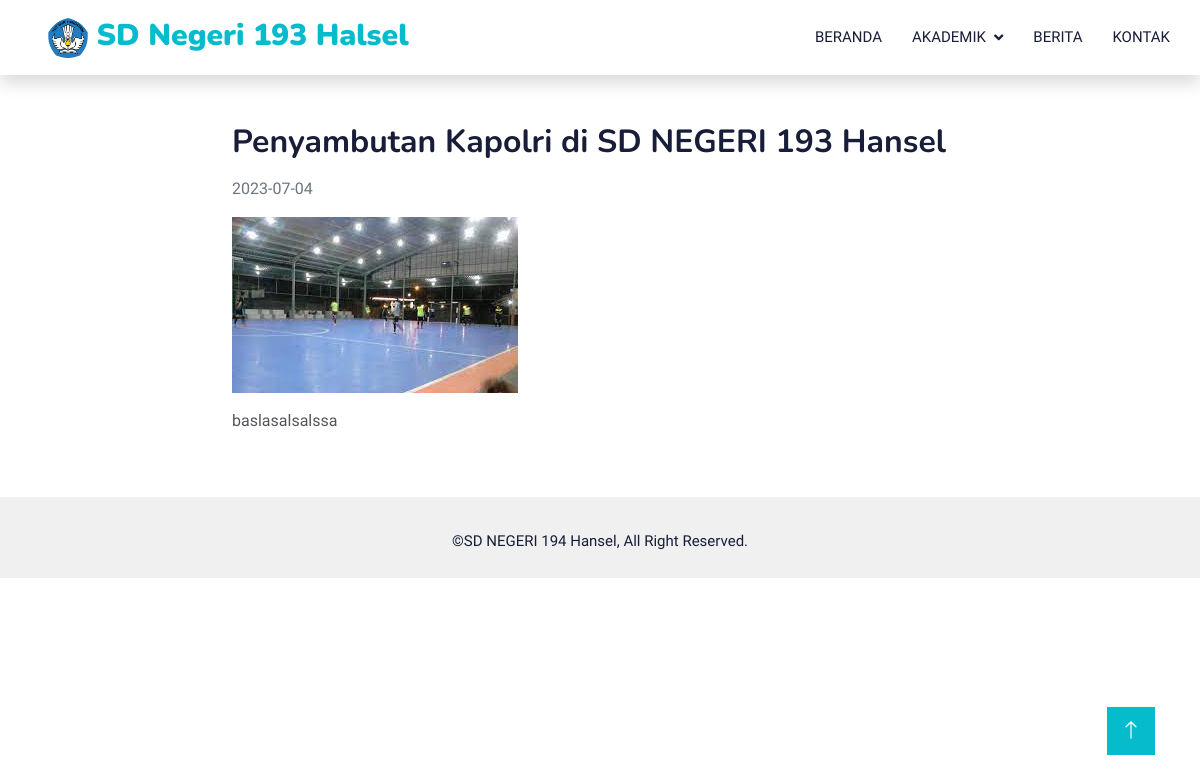
/index.php?p=beritadetail&id=2, run on the app's committed database.
### tables this page shows
CREATE TABLE `tb_berita` (
  `id_berita` int(30) NOT NULL,
  `judul` varchar(255) NOT NULL,
  `tgl_publish` date NOT NULL,
  `deskripsi` varchar(9999) NOT NULL,
  `foto` text NOT NULL
);

### beritadetail.php (the view)
<?php
require_once "connections/connections.php";
if (isset($_GET['id'])) {
    $id_berita = $_GET['id'];
    $query = "SELECT * FROM tb_berita WHERE id_berita = '$id_berita'";
    $result = $conn->query($query);
    if ($result->num_rows > 0) {
        $row = $result->fetch_assoc();
        $judul = $row['judul'];
        $tgl_publish = $row['tgl_publish'];
        $deskripsi = $row['deskripsi'];
        $foto = $row['foto'];
?>
        <div class="container mt-5">
            <div class="row">
                <div class="col-md-8 offset-md-2">
                    <h2 class="mb-3"><?php echo $judul; ?></h2>
                    <p class="text-muted"><?php echo $tgl_publish; ?></p>
                    <img src="admin/uploads/berita/<?php echo $foto; ?>" alt="" class="img-fluid mb-3">
                    <p style="text-align: justify;"><?php echo $deskripsi; ?></p>
                </div>
            </div>
        </div>
<?php
    } else {
        echo "Berita tidak ditemukan.";
    }
} else {
    echo "Invalid request.";
}
?>

### css/style.css (style rules this page uses)
:root { --primary: #06BBCC; --light: #F0FBFC; --dark: #181d38; }

### data on the page
tb_berita: judul "Penyambutan Kapolri di SD NEGERI 193 Hansel", tgl_publish "2023-07-04", foto (picture), deskripsi "baslasalsalssa"
